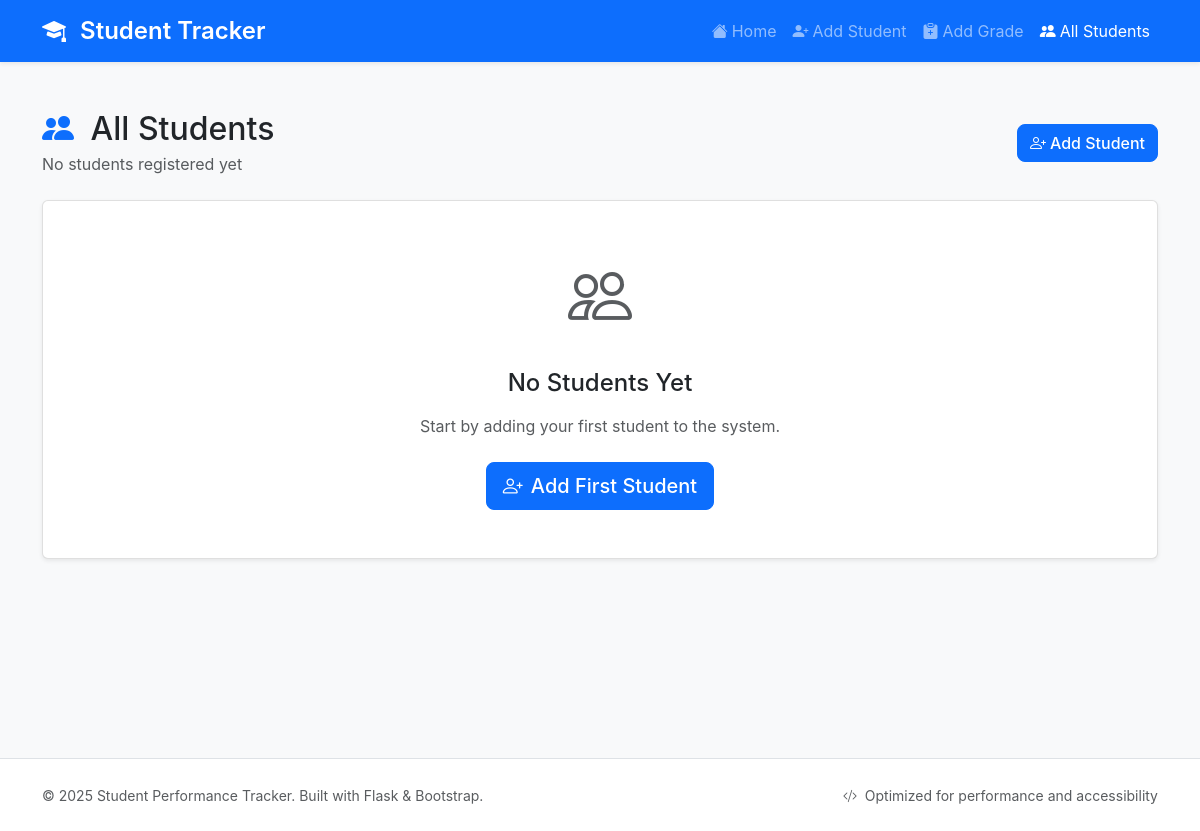
Before: /view_all_students with the older database file.
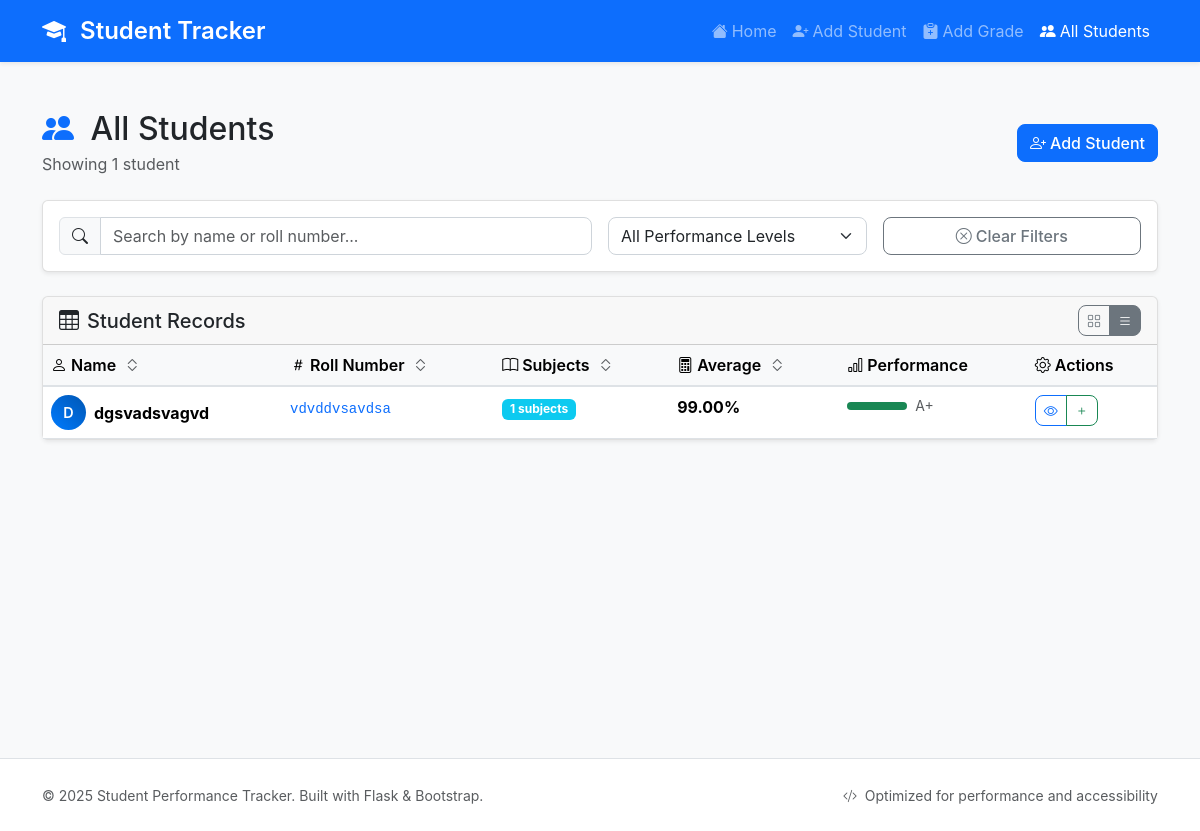
After: the same page with the newer database file.
### tables this page shows
CREATE TABLE students (
                    id INTEGER PRIMARY KEY AUTOINCREMENT,
                    name TEXT,
                    roll_number TEXT UNIQUE
                );

### app.py (the view)
@app.route('/view_all_students')
def view_all_students():
    try:
        students = tracker.get_all_students()
        return render_template('view_all_students.html', students=students)
    except Exception as e:
        logger.error(f"Error viewing all students: {e}")
        flash('An error occurred while retrieving student list.', 'danger')
        return redirect(url_for('home'))

### database.py (called while the page is built)
    def add_grade(self, subject: str, grade: float) -> None:
        self.grades[subject.strip()] = grade

    def calculate_average(self) -> float:
        if not self.grades:
            return 0.0
        return round(sum(self.grades.values()) / len(self.grades), 2)

    def get_grade_count(self) -> int:
        return len(self.grades)

    @contextmanager
    def get_connection(self):
        conn = None
        try:
            conn = sqlite3.connect(self.db_path)
            yield conn
        except Exception as e:
            if conn:
                conn.rollback()
            logger.error(f"Database error: {e}")
            raise
        finally:
            if conn:
                conn.close()

    def get_all_students(self) -> List[Student]:
        try:
            students = []
            with self.get_connection() as conn:
                cursor = conn.cursor()
                cursor.execute('SELECT name, roll_number FROM students ORDER BY name')
                students_data = cursor.fetchall()
                for name, roll_number in students_data:
                    student = Student(name, roll_number)
                    cursor.execute('SELECT subject, grade FROM grades WHERE roll_number = ?', (roll_number,))
                    grades = cursor.fetchall()
                    for subject, grade in grades:
                        student.add_grade(subject, grade)
                    students.append(student)
            return students
        except Exception as e:
            logger.error(f"Error retrieving all students: {e}")
            return []

### templates/view_all_students.html (shortened to what this page needs)
{% extends "base.html" %}
{% block content %}
<div class="row">
    <div class="col-12">
        <div class="d-flex justify-content-between align-items-center mb-4">
            <div>
                <h2 class="mb-1">
                    <i class="bi bi-people-fill text-primary me-2"></i>
                    All Students
                </h2>
                <p class="text-muted mb-0">
                    {% if students %}
                        Showing {{ students|length }} student{{ 's' if students|length != 1 else '' }}
                    {% else %}
                        No students registered yet
                    {% endif %}
                </p>
            </div>
            <div>
                <a href="{{ url_for('add_student') }}" class="btn btn-primary">
                    <i class="bi bi-person-plus me-1"></i>Add Student
                </a>
            </div>
        </div>
        {% if students %}
            <div class="card mb-4">
                <div class="card-body">
                    <div class="row g-3">
                        <div class="col-md-6">
                            <div class="input-group">
                                <span class="input-group-text">
                                    <i class="bi bi-search"></i>
                                </span>
                                <input type="text" class="form-control" id="searchInput" placeholder="Search by name or roll number...">
                            </div>
                        </div>
                        <div class="col-md-3">
                            <select class="form-select" id="performanceFilter">
                                <option value="">All Performance Levels</option>
                            </select>
                        </div>
                        <div class="col-md-3">
                            <button class="btn btn-outline-secondary w-100" onclick="clearFilters()">
                                <i class="bi bi-x-circle me-1"></i>Clear Filters
                            </button>
                        </div>
                    </div>
                </div>
            </div>
            <div class="card">
                <div class="card-header">
                    <div class="d-flex justify-content-between align-items-center">
                        <h5 class="card-title mb-0">
                            <i class="bi bi-table me-2"></i>Student Records
                        </h5>
                        <div class="btn-group btn-group-sm" role="group">
                            <button type="button" class="btn btn-outline-secondary" id="cardView">
                                <i class="bi bi-grid"></i>
                            </button>
                            <button type="button" class="btn btn-outline-secondary active" id="tableView">
                                <i class="bi bi-list"></i>
                            </button>
                        </div>
                    </div>
                </div>
                <div class="card-body p-0">
                    <div id="tableViewContent">
                        <div class="table-responsive">
                            <table class="table table-hover mb-0" id="studentsTable">
                                <thead class="table-light">
                                    <tr>
                                        <th scope="col" class="sortable" data-sort="name">
                                            <i class="bi bi-person me-1"></i>Name
                                            <i class="bi bi-chevron-expand text-muted ms-1"></i>
                                        </th>
                                        <th scope="col" class="sortable" data-sort="roll">
                                            <i class="bi bi-hash me-1"></i>Roll Number
                                            <i class="bi bi-chevron-expand text-muted ms-1"></i>
                                        </th>
                                        <th scope="col" class="sortable" data-sort="subjects">
                                            <i class="bi bi-book me-1"></i>Subjects
                                            <i class="bi bi-chevron-expand text-muted ms-1"></i>
                                        </th>
                                        <th scope="col" class="sortable" data-sort="average">
                                            <i class="bi bi-calculator me-1"></i>Average
                                            <i class="bi bi-chevron-expand text-muted ms-1"></i>
                                        </th>
                                        <th scope="col">
                                            <i class="bi bi-bar-chart me-1"></i>Performance
                                        </th>
                                        <th scope="col">
                                            <i class="bi bi-gear me-1"></i>Actions
                                        </th>
                                    </tr>
                                </thead>
                                <tbody>
                                    {% for student in students %}
                                    <tr class="student-row" data-name="{{ student.name.lower() }}" data-roll="{{ student.roll_number.lower() }}" data-average="{{ student.calculate_average() }}">
                                        <td>
                                            <div class="d-flex align-items-center">
                                                <div class="avatar-circle me-2">
                                                    {{ student.name[0].upper() }}
                                                </div>
                                                <strong>{{ student.name }}</strong>
                                            </div>
                                        </td>
                                        <td>
                                            <code class="text-primary">{{ student.roll_number }}</code>
                                        </td>
                                        <td>
                                            <span class="badge bg-info">{{ student.get_grade_count() }} subjects</span>
                                        </td>
                                        <td>
                                            {% if student.get_grade_count() > 0 %}
                                                <strong>{{ "%.2f"|format(student.calculate_average()) }}%</strong>
                                            {% else %}
                                                <span class="text-muted">No grades</span>
                                            {% endif %}
                                        </td>
                                        <td>
                                            {% if student.get_grade_count() > 0 %}
                                                {% set avg = student.calculate_average() %}
                                                <div class="d-flex align-items-center">
                                                    <div class="progress me-2" style="width: 60px; height: 8px;">
                                                        <div class="progress-bar {% if avg >= 90 %}bg-success{% elif avg >= 80 %}bg-info{% elif avg >= 70 %}bg-primary{% elif avg >= 60 %}bg-warning{% else %}bg-danger{% endif %}"
                                                             style="width: {{ avg }}%"></div>
                                                    </div>
                                                    <small class="text-muted">
                                                        {% if avg >= 90 %}A+{% elif avg >= 80 %}A{% elif avg >= 70 %}B{% elif avg >= 60 %}C{% elif avg >= 50 %}D{% else %}F{% endif %}
                                                    </small>
                                                </div>
                                            {% else %}
                                                <span class="text-muted">-</span>
                                            {% endif %}
                                        </td>
                                        <td>
                                            <div class="btn-group btn-group-sm">
                                                <a href="{{ url_for('view_student', roll_number=student.roll_number) }}"
                                                   class="btn btn-outline-primary"
                                                   data-bs-toggle="tooltip"
                                                   title="View Details">
                                                    <i class="bi bi-eye"></i>
                                                </a>
                                                <a href="{{ url_for('add_grade') }}"
                                                   class="btn btn-outline-success"
                                                   data-bs-toggle="tooltip"
                                                   title="Add Grade">
                                                    <i class="bi bi-plus"></i>
                                                </a>
                                            </div>
                                        </td>
                                    </tr>
                                    {% endfor %}
                                </tbody>
                            </table>
                        </div>
                    </div>
                </div>
            </div>
        {% else %}
            <div class="card">
                <div class="card-body text-center py-5">
                    <i class="bi bi-people text-muted" style="font-size: 4rem;"></i>
                    <h4 class="mt-4 mb-3">No Students Yet</h4>
                    <p class="text-muted mb-4">Start by adding your first student to the system.</p>
                    <a href="{{ url_for('add_student') }}" class="btn btn-primary btn-lg">
                        <i class="bi bi-person-plus me-2"></i>Add First Student
                    </a>
                </div>
            </div>
        {% endif %}
    </div>
</div>
{% endblock %}

### templates/base.html (shortened to what this page needs)
<!DOCTYPE html>
<html lang="en">
<head>
    <link href="https://cdn.jsdelivr.net/npm/bootstrap@5.3.2/dist/css/bootstrap.min.css" rel="stylesheet">
    <link rel="stylesheet" href="https://cdn.jsdelivr.net/npm/bootstrap-icons@1.11.1/font/bootstrap-icons.css">
</head>
<body>
    <nav class="navbar navbar-expand-lg navbar-dark bg-primary shadow-sm">
        <div class="container">
            <a class="navbar-brand" href="{{ url_for('home') }}">
                <i class="bi bi-mortarboard-fill me-2"></i>
                Student Tracker
            </a>
            <div class="collapse navbar-collapse" id="navbarNav">
                <ul class="navbar-nav ms-auto">
                    <li class="nav-item">
                        <a class="nav-link {% if request.endpoint == 'home' %}active{% endif %}" href="{{ url_for('home') }}">
                            <i class="bi bi-house-fill me-1"></i>Home
                        </a>
                    </li>
                    <li class="nav-item">
                        <a class="nav-link {% if request.endpoint == 'add_student' %}active{% endif %}" href="{{ url_for('add_student') }}">
                            <i class="bi bi-person-plus-fill me-1"></i>Add Student
                        </a>
                    </li>
                    <li class="nav-item">
                        <a class="nav-link {% if request.endpoint == 'add_grade' %}active{% endif %}" href="{{ url_for('add_grade') }}">
                            <i class="bi bi-clipboard-plus-fill me-1"></i>Add Grade
                        </a>
                    </li>
                    <li class="nav-item">
                        <a class="nav-link {% if request.endpoint == 'view_all_students' %}active{% endif %}" href="{{ url_for('view_all_students') }}">
                            <i class="bi bi-people-fill me-1"></i>All Students
                        </a>
                    </li>
                </ul>
            </div>
        </div>
    </nav>
    <main class="container main-container">
        {% block content %}{% endblock %}
    </main>
    <footer class="footer mt-auto">
        <div class="container">
            <div class="row align-items-center">
                <div class="col-md-6">
                    <small class="text-muted">
                        © 2025 Student Performance Tracker. Built with Flask & Bootstrap.
                    </small>
                </div>
                <div class="col-md-6 text-md-end">
                    <small class="text-muted">
                        <i class="bi bi-code-slash me-1"></i>
                        Optimized for performance and accessibility
                    </small>
                </div>
            </div>
        </div>
    </footer>
</body>
</html>

### templates/base.html (style rules this page uses)
:root { --primary-color: #0d6efd; --secondary-color: #6c757d; --success-color: #198754; --danger-color: #dc3545; --warning-color: #ffc107; --info-color: #0dcaf0; }
body { background-color: #f8f9fa; font-family: -apple-system, BlinkMacSystemFont, 'Segoe UI', Roboto, sans-serif; }
.navbar-brand { font-weight: 600; font-size: 1.5rem; }
.main-container { min-height: calc(100vh - 120px); padding-top: 2rem; padding-bottom: 2rem; }
.card { box-shadow: 0 0.125rem 0.25rem rgba(0, 0, 0, 0.075); border: 1px solid rgba(0, 0, 0, 0.125); transition: box-shadow 0.15s ease-in-out; }
.btn { border-radius: 0.5rem; font-weight: 500; transition: all 0.2s ease-in-out; }
.table th { background-color: var(--bs-gray-100); font-weight: 600; border-bottom: 2px solid var(--bs-gray-300); }
.form-control, .form-select { border-radius: 0.5rem; border: 1px solid #ced4da; transition: border-color 0.15s ease-in-out, box-shadow 0.15s ease-in-out; }
.footer { background-color: #fff; border-top: 1px solid #dee2e6; padding: 1.5rem 0; margin-top: auto; }

### templates/view_all_students.html (style rules this page uses)
.avatar-circle { width: 35px; height: 35px; border-radius: 50%; background: linear-gradient(45deg, #007bff, #0056b3); display: flex; align-items: center; justify-content: center; color: white; font-weight: 600; font-size: 0.9rem; }
.sortable { cursor: pointer; user-select: none; transition: background-color 0.2s; }

Changed rows visible on the page:
added students: name "D", name "dgsvadsvagvd", roll_number "vdvddvsavdsa", get_grade_count "1", calculate_average "99.00", {{ avg }} 99.0 (drawn)
Other visible differences:
{{ students|length }}: (not shown) → "1"
form field value: (not shown) → "All Performance Levels"
text no longer shown: "No students registered yet No Students Yet Start by adding your first student to the system. Add First Student"
text now shown: "Showing student Clear Filters Student Records Name Roll Number Subjects Average Performance Actions"
